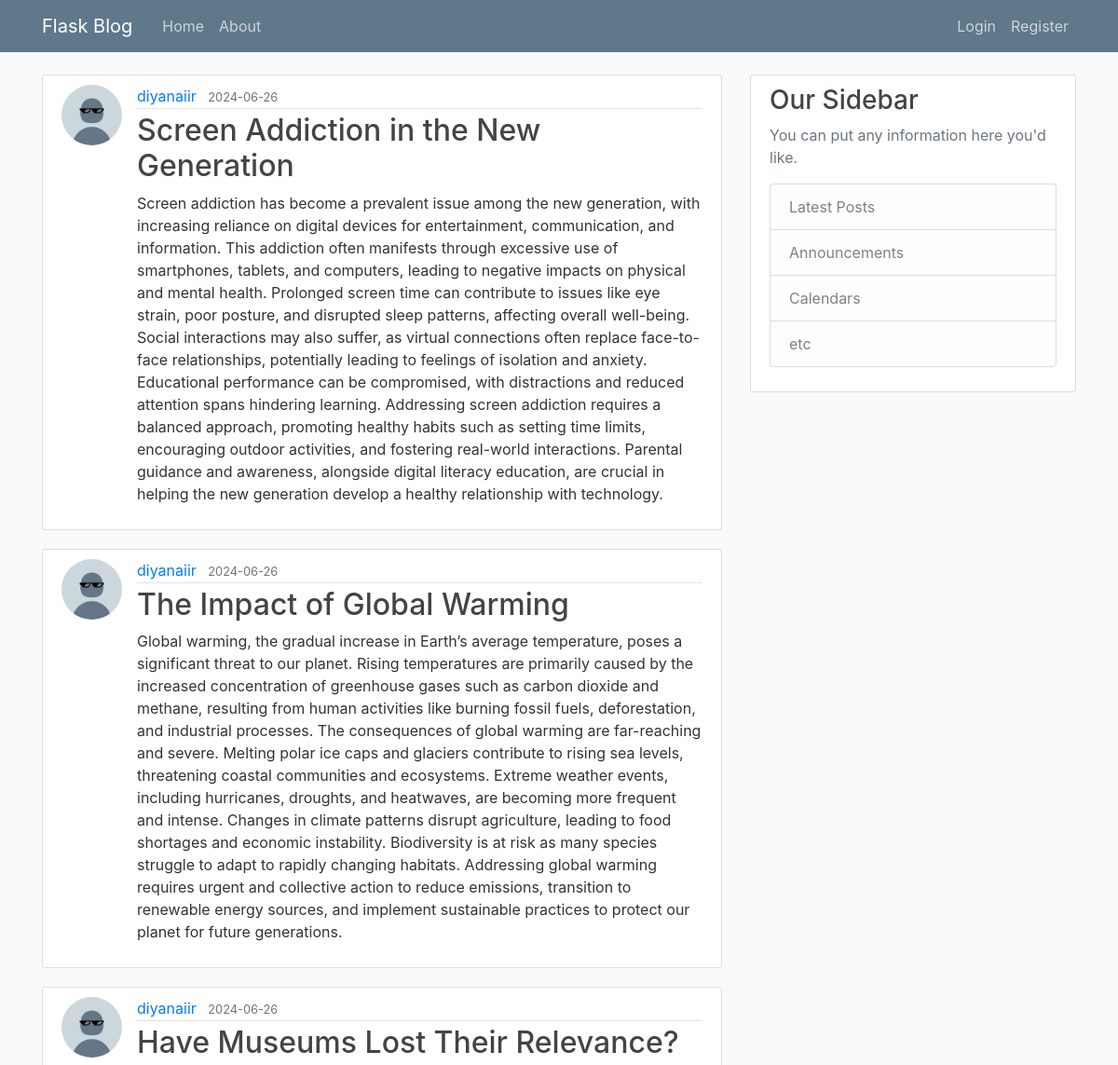
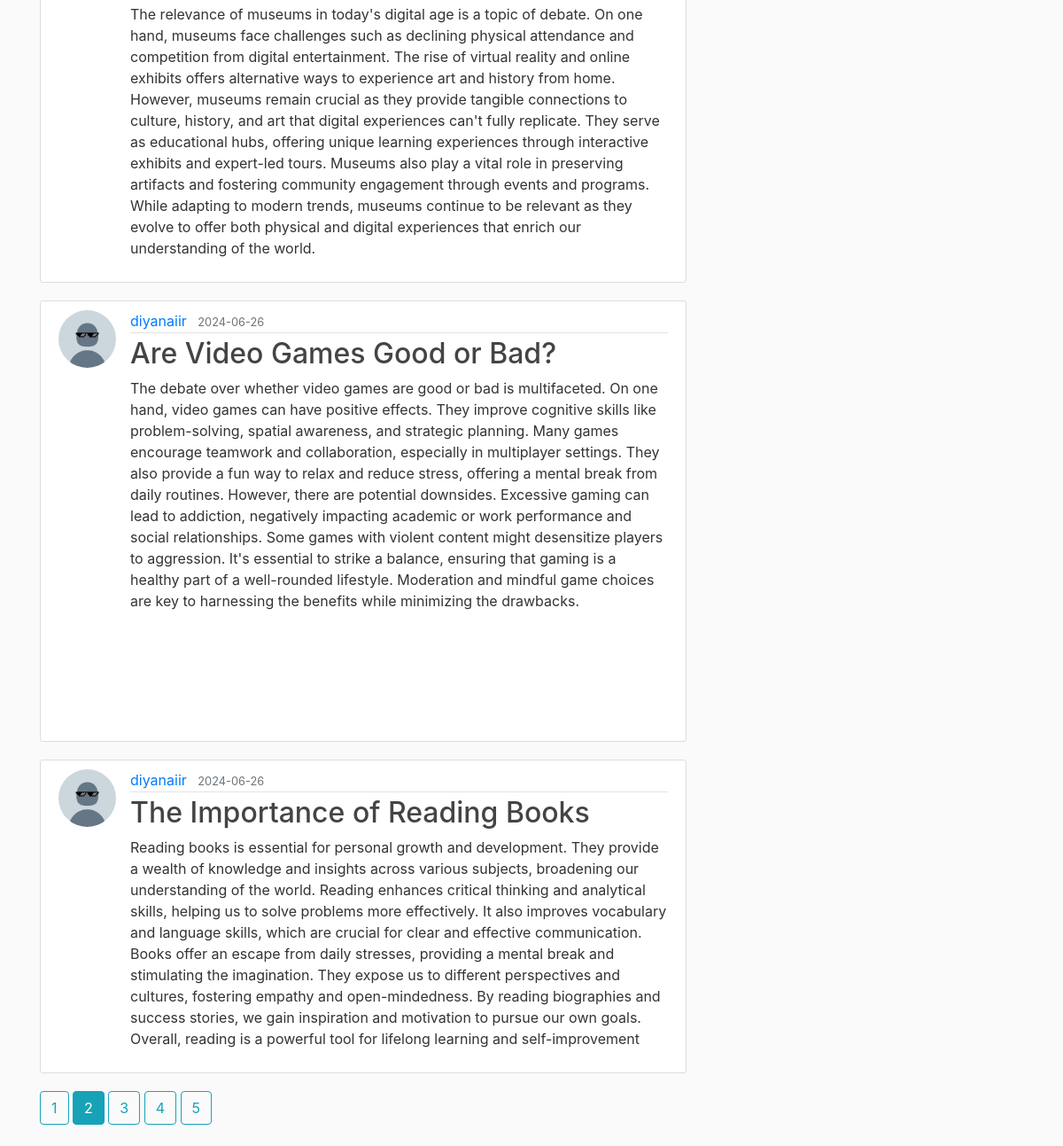
The page /home?page=2 on the database its author committed (2 pictures, top to bottom).
### flaskblog/models.py (models this page shows, shortened)
class Post(db.Model):
    id =db.Column(db.Integer, primary_key=True)
    title =db.Column(db.String(100), nullable=False)
    date_posted = db.Column(db.DateTime,nullable=False,default=lambda: datetime.now(pytz.utc))
    content =db.Column(db.Text,nullable=False)
    user_id = db.Column(db.Integer,db.ForeignKey('user.id'),nullable=False)

class User(db.Model, UserMixin):
    id = db.Column(db.Integer, primary_key=True)
    username = db.Column(db.String(20), unique=True,nullable=False)
    email = db.Column(db.String(120), unique=True,nullable=False)
    image_file = db.Column(db.String(20),nullable=False, default = 'default.jpg') #we will later hash the images files
    password= db.Column(db.String(60), nullable=False)
    posts=db.relationship('Post',backref='author', lazy=True) #posts attribute has a relationship to the Post model, backref helps to provide the user who wrote the post, 'lazy' sql alchemy loads the data in one go

### flaskblog/main/routes.py (the view)
@main.route("/")
@main.route("/home")
def home():
    page = request.args.get('page',1,type=int) #to grab the page we want
    posts=Post.query.order_by(Post.date_posted.desc()).paginate(page= page, per_page=5)
    return render_template('home.html',posts1=posts) #no title is passed hence default used

### flaskblog/templates/home.html
{% extends "layouts.html" %}
{% block content %}
{% for post in posts1.items%}
<article class="media content-section">
  <img class="rounded-circle article-img" src="{{url_for('static', filename='profile_pics/'+ post.author.image_file) }}">
  <div class="media-body">
      <div class="article-metadata">
        <a class="mr-2" href="{{ url_for('users.user_posts', username=post.author.username)}}">{{ post.author.username }}</a>
        <small class="text-muted">{{ post.date_posted.strftime('%Y-%m-%d') }}</small>
      </div>
      <h2><a class="article-title" href="{{url_for('posts.post', post_id=post.id) }}">{{ post.title }}</a></h2>
      <p class="article-content">{{ post.content }}</p>
    </div>
  </article>
    {% endfor %}
  {% for page_num in posts1.iter_pages(left_edge=1,right_edge=1, left_current=1, right_current=2) %}
    {% if page_num %}
      {% if posts1.page==page_num %}
        <a class="btn btn-info mb-4 " href ="{{url_for('main.home',page=page_num)}}">{{ page_num }} </a>
      {% else %}
        <a class="btn btn-outline-info mb-4 " href ="{{url_for('main.home',page=page_num)}}">{{ page_num }} </a>
      {% endif %}
    {% else %}
        . . .
    {% endif %}
  {% endfor %}
{% endblock content %}

### flaskblog/static/main.css (style rules this page uses)
body { background: #fafafa; color: #333333; margin-top: 5rem; }
h1, h2, h3, h4, h5, h6 { color: #444444; }
.content-section { background: #ffffff; padding: 10px 20px; border: 1px solid #dddddd; border-radius: 3px; margin-bottom: 20px; }
.article-title { color: #444444; }
.article-content { white-space: pre-line; }
.article-img { height: 65px; width: 65px; margin-right: 16px; }
.article-metadata { padding-bottom: 1px; margin-bottom: 4px; border-bottom: 1px solid #e3e3e3 }

### rows shown on the page
Post: image_file (placeholder picture), author.username "diyanaiir", date_posted "2024-06-26", title "Screen Addiction in the New Generation", content "Screen addiction has become a prevalent issue among the new generation, with increasing reliance on digital devices for entertainment, communication, and information. This addiction often manifests through excessive use of smartphones, tablets, and computers, leading to negative impacts on physical and mental health. Prolonged screen time can contribute to issues like eye strain, poor posture, and disrupted sleep patterns, affecting overall well-being. Social interactions may also suffer, as virtual connections often replace face-to-face relationships, potentially leading to feelings of isolation and anxiety. Educational performance can be compromised, with distractions and reduced…"
Post: image_file (placeholder picture), author.username "diyanaiir", date_posted "2024-06-26", title "The Impact of Global Warming", content "Global warming, the gradual increase in Earth’s average temperature, poses a significant threat to our planet. Rising temperatures are primarily caused by the increased concentration of greenhouse gases such as carbon dioxide and methane, resulting from human activities like burning fossil fuels, deforestation, and industrial processes. The consequences of global warming are far-reaching and severe. Melting polar ice caps and glaciers contribute to rising sea levels, threatening coastal communities and ecosystems. Extreme weather events, including hurricanes, droughts, and heatwaves, are becoming more frequent and intense. Changes in climate patterns disrupt agriculture, leading to food…"
Post: image_file (placeholder picture), author.username "diyanaiir", date_posted "2024-06-26", title "Have Museums Lost Their Relevance?", content "The relevance of museums in today's digital age is a topic of debate. On one hand, museums face challenges such as declining physical attendance and competition from digital entertainment. The rise of virtual reality and online exhibits offers alternative ways to experience art and history from home. However, museums remain crucial as they provide tangible connections to culture, history, and art that digital experiences can't fully replicate. They serve as educational hubs, offering unique learning experiences through interactive exhibits and expert-led tours. Museums also play a vital role in preserving artifacts and fostering community engagement through events and programs. While…"
Post: image_file (placeholder picture), author.username "diyanaiir", date_posted "2024-06-26", title "Are Video Games Good or Bad?", content "The debate over whether video games are good or bad is multifaceted. On one hand, video games can have positive effects. They improve cognitive skills like problem-solving, spatial awareness, and strategic planning. Many games encourage teamwork and collaboration, especially in multiplayer settings. They also provide a fun way to relax and reduce stress, offering a mental break from daily routines. However, there are potential downsides. Excessive gaming can lead to addiction, negatively impacting academic or work performance and social relationships. Some games with violent content might desensitize players to aggression. It's essential to strike a balance, ensuring that gaming is a…"
Post: image_file (placeholder picture), author.username "diyanaiir", date_posted "2024-06-26", title "The Importance of Reading Books", content "Reading books is essential for personal growth and development. They provide a wealth of knowledge and insights across various subjects, broadening our understanding of the world. Reading enhances critical thinking and analytical skills, helping us to solve problems more effectively. It also improves vocabulary and language skills, which are crucial for clear and effective communication. Books offer an escape from daily stresses, providing a mental break and stimulating the imagination. They expose us to different perspectives and cultures, fostering empathy and open-mindedness. By reading biographies and success stories, we gain inspiration and motivation to pursue our own goals. Overall,…"

### other values the page prints
{{ page_num }} "1" "3" "4" "5"
{{ page_num }} "2"
